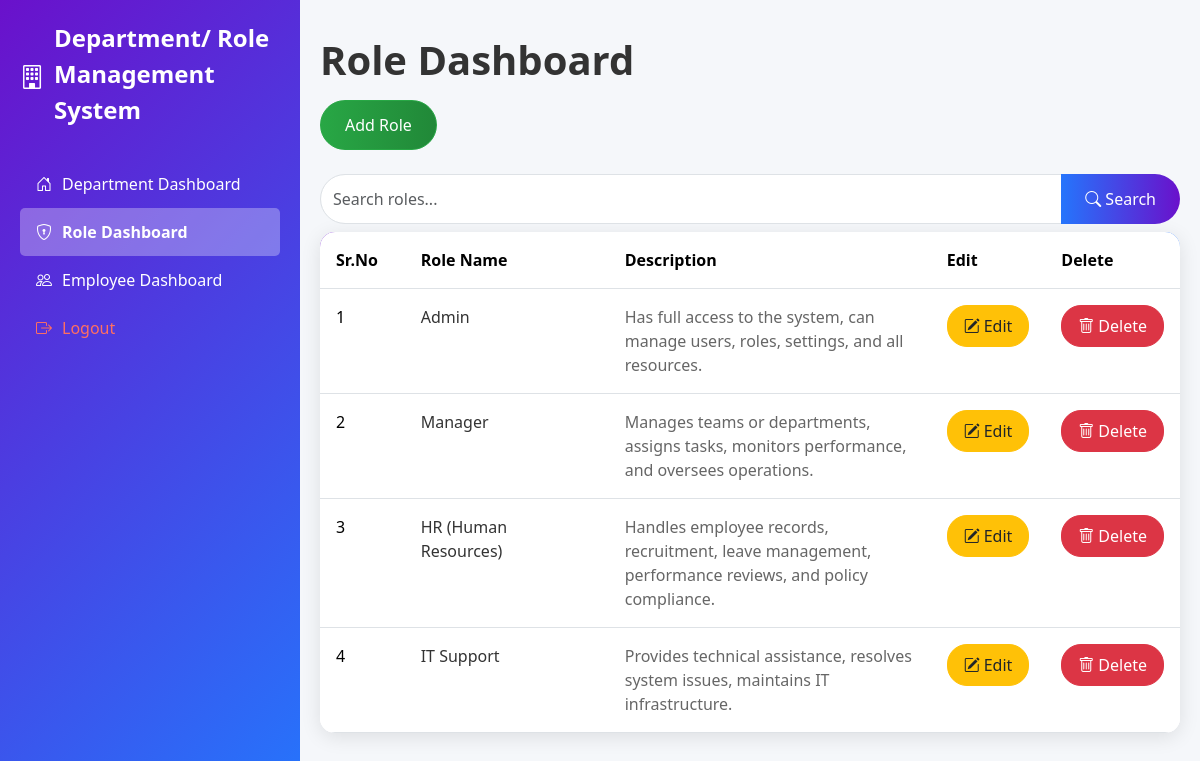
Screenshot of /departments/roles/dashboard/ (signed in) with the database file from the repository.
### departments/models.py (models this page shows, shortened)
class Role(models.Model):
    role_name = models.CharField(max_length=100)
    description = models.CharField(max_length=200)
    created_at = models.DateTimeField(auto_now_add=True)
    updated_at = models.DateTimeField(auto_now=True)
    is_active = models.BooleanField(default=True)
    class Meta:
        db_table = 'roles'

### departments/views.py (the view)
# urls.py: path('roles/dashboard/', views.role_dashboard, name='role_dashboard'),
@login_required
@admin_required
def role_dashboard(request):
    roles = Role.objects.filter(is_active=True)
    if request.method == "GET" and 'search' in request.GET:
        search_query = request.GET.get('search', '')
        roles = roles.filter(role_name__icontains=search_query)
    return render(request, 'departments/role_dashboard.html', {'roles': roles})

### departments/views.py (called while the page is built)
def is_admin(user):
    return user.is_authenticated and user.is_superuser

### departments/templates/departments/role_dashboard.html (shortened to what this page needs)
{% extends 'base.html' %}
{% block content %}
<div class="col-12">
    <h1 class="my-3" style="font-family: 'Segoe UI', Tahoma, Geneva, Verdana, sans-serif; font-weight: 700; color: #333;">Role Dashboard</h1>
   <a href="{% url 'departments:add_role' %}"
   class="btn btn-create text-white mb-4 d-inline-flex align-items-center gap-2"
   style="background: linear-gradient(90deg, #28a745, #218838); padding: 0.75rem 1.5rem; border-radius: 25px; transition: all 0.3s ease;">
   Add Role
</a>
    <form method="GET" class="mb-2">
        <div class="input-group" style="max-width: 1000px;">
            <input type="text" class="form-control" name="search" placeholder="Search roles..." value="{{ request.GET.search }}" style="border-radius: 25px 0 0 25px; padding: 0.75rem;">
            <button type="submit" class="btn btn-primary" style="background: linear-gradient(90deg, #2575fc, #6a11cb); border: none; border-radius: 0 25px 25px 0; padding: 0.75rem 1.5rem;">
                <i class="bi bi-search"></i> Search
            </button>
        </div>
    </form>
    <div class="table-container" style="background: #ffffff; border-radius: 15px; box-shadow: 0 4px 20px rgba(0, 0, 0, 0.1); overflow: hidden;">
        <table class="table table-hover mb-0" style="width: 100%;">
            <thead style="background: linear-gradient(90deg, #6a11cb, #2575fc); color: #ffffff;">
                <tr>
                    <th style="width: 10%; padding: 1rem;">Sr.No</th>
                    <th style="width: 25%; padding: 1rem;">Role Name</th>
                    <th style="width: 40%; padding: 1rem;">Description</th>
                    <th style="width: 12.5%; padding: 1rem;">Edit</th>
                    <th style="width: 12.5%; padding: 1rem;">Delete</th>
                </tr>
            </thead>
            <tbody>
                {% for role in roles %}
                <tr style="transition: all 0.3s ease;" onmouseover="this.style.transform='scale(1.01)';" onmouseout="this.style.transform='scale(1)';" class="{% cycle 'bg-light' 'bg-white' %}">
                    <td style="padding: 1rem;">{{ forloop.counter }}</td>
                    <td style="padding: 1rem; font-weight: 500; color: #333;">{{ role.role_name }}</td>
                    <td style="padding: 1rem; color: #666;">{{ role.description }}</td>
                    <td style="padding: 1rem;">
                        <a href="{% url 'departments:modify_role' role.id %}"
   class="btn btn-edit d-flex align-items-center justify-content-center gap-1"
   style="padding: 0.5rem 1rem; border-radius: 20px; transition: all 0.3s ease;"
   onmouseover="this.style.transform='scale(1.05)';"
   onmouseout="this.style.transform='scale(1)';"
   title="Edit Role">
   <i class="bi bi-pencil-square"></i> Edit
</a>
                    </td>
                    <td style="padding: 1rem;">
                       <a href="{% url 'departments:delete_role' role.id %}"
   class="btn btn-delete text-white d-flex align-items-center justify-content-center gap-1"
   style="padding: 0.5rem 1rem; border-radius: 20px; transition: all 0.3s ease;"
   onmouseover="this.style.transform='scale(1.05)';"
   onmouseout="this.style.transform='scale(1)';"
   title="Delete Role"
   onclick="return confirm('Are you sure you want to delete this role?');">
   <i class="bi bi-trash"></i> Delete
</a>
                    </td>
                </tr>
                {% endfor %}
            </tbody>
        </table>
    </div>
</div>
{% endblock %}

### departments/templates/base.html (style rules this page uses)
.btn-create { background-color: #28a745; border-color: #28a745; }
.btn-edit { background-color: #ffc107; border-color: #ffc107; }
.btn-delete { background-color: #dc3545; border-color: #dc3545; }

### rows the page displays
Role: role_name "Admin", description "Has full access to the system, can manage users, roles, settings, and all resources."
Role: role_name "Manager", description "Manages teams or departments, assigns tasks, monitors performance, and oversees operations."
Role: role_name "HR (Human Resources)", description "Handles employee records, recruitment, leave management, performance reviews, and policy compliance."
Role: role_name "IT Support", description "Provides technical assistance, resolves system issues, maintains IT infrastructure."
